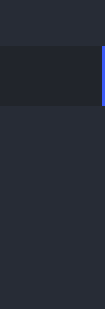
           <widget class="QFrame" name="frame_right_menu">
            <property name="sizePolicy">
             <sizepolicy hsizetype="Preferred" vsizetype="Preferred">
              <horstretch>0</horstretch>
              <verstretch>0</verstretch>
             </sizepolicy>
            </property>
            <property name="maximumSize">
             <size>
              <width>70</width>
              <height>16777215</height>
             </size>
            </property>
            <property name="layoutDirection">
             <enum>Qt::LeftToRight</enum>
            </property>
            <property name="styleSheet">
             <string notr="true">QFrame{
	background-color: rgb(58, 89, 245);
	background-color: rgb(39, 44, 54);

	padding-top: 23px;
}
QPushButton {	
	background-position: left center;
    background-repeat: no-repeat;
	border: none;
	border-left: 28px solid rgb(58, 89, 245);
	border-left: 25px solid rgb(39, 44, 54);

	/*border-right: 5px solid rgb(44, 49, 60);*/
	background-color: rgb(58, 89, 245);
	background-color: rgb(39, 44, 54);

	color: red;

	text-align: left;
	padding-left: 45px;
}
QPushButton:hover {
	background-color: rgb(33, 37, 43);
	border-left: 25px solid rgb(33, 37, 43);
}
QPushButton:pressed {	
	background-color: rgb(33, 37, 43);
	border-left: 25px solid rgb(33, 37, 43);
}
QPushButton:checked {	
	background-color: rgb(33, 37, 43);
	border-left: 25px solid rgb(33, 37, 43);
	border-right: 3px solid rgb(58, 89, 245);
}</string>
            </property>
            <property name="frameShape">
             <enum>QFrame::NoFrame</enum>
            </property>
            <property name="frameShadow">
             <enum>QFrame::Raised</enum>
            </property>
            <layout class="QVBoxLayout" name="verticalLayout_14">
             <property name="spacing">
              <number>0</number>
             </property>
             <property name="leftMargin">
              <number>0</number>
             </property>
             <property name="topMargin">
              <number>0</number>
             </property>
             <property name="rightMargin">
              <number>0</number>
             </property>
             <property name="bottomMargin">
              <number>0</number>
             </property>
             <item alignment="Qt::AlignTop">
              <widget class="QFrame" name="frame_menus_2">
               <property name="styleSheet">
                <string notr="true"/>
               </property>
               <property name="frameShape">
                <enum>QFrame::NoFrame</enum>
               </property>
               <property name="frameShadow">
                <enum>QFrame::Raised</enum>
               </property>
               <layout class="QVBoxLayout" name="verticalLayout_10">
                <property name="spacing">
                 <number>0</number>
                </property>
                <property name="leftMargin">
                 <number>0</number>
                </property>
                <property name="topMargin">
                 <number>0</number>
                </property>
                <property name="rightMargin">
                 <number>0</number>
                </property>
                <property name="bottomMargin">
                 <number>0</number>
                </property>
                <item>
                 <widget class="QPushButton" name="ui_btn_home">
                  <property name="enabled">
                   <bool>true</bool>
                  </property>
                  <property name="sizePolicy">
                   <sizepolicy hsizetype="Expanding" vsizetype="Fixed">
                    <horstretch>0</horstretch>
                    <verstretch>0</verstretch>
                   </sizepolicy>
                  </property>
                  <property name="minimumSize">
                   <size>
                    <width>0</width>
                    <height>60</height>
                   </size>
                  </property>
                  <property name="font">
                   <font>
                    <family>Segoe UI</family>
                   </font>
                  </property>
                  <property name="toolTip">
                   <string>Home</string>
                  </property>
                  <property name="layoutDirection">
                   <enum>Qt::LeftToRight</enum>
                  </property>
                  <property name="styleSheet">
                   <string notr="true">QPushButton {	
	background-image: url(:/16x16/icons/16x16/cil-home.png);
}
</string>
                  </property>
                  <property name="checkable">
                   <bool>true</bool>
                  </property>
                  <property name="checked">
                   <bool>true</bool>
                  </property>
                 </widget>
                </item>
                <item>
                 <widget class="QPushButton" name="ui_btn_text_editor">
                  <property name="sizePolicy">
                   <sizepolicy hsizetype="Expanding" vsizetype="Fixed">
                    <horstretch>0</horstretch>
                    <verstretch>0</verstretch>
                   </sizepolicy>
                  </property>
                  <property name="minimumSize">
                   <size>
                    <width>0</width>
                    <height>60</height>
                   </size>
                  </property>
                  <property name="font">
                   <font>
                    <family>Segoe UI</family>
                   </font>
                  </property>
                  <property name="toolTip">
                   <string>Editor</string>
                  </property>
                  <property name="layoutDirection">
                   <enum>Qt::LeftToRight</enum>
                  </property>
                  <property name="styleSheet">
                   <string notr="true">QPushButton {	
	background-image: url(:/16x16/icons/16x16/cil-terminal.png);
}</string>
                  </property>
                  <property name="checkable">
                   <bool>true</bool>
                  </property>
                  <property name="checked">
                   <bool>false</bool>
                  </property>
                 </widget>
                </item>
                <item>
                 <widget class="QPushButton" name="ui_btn_data_manager">
                  <property name="sizePolicy">
                   <sizepolicy hsizetype="Expanding" vsizetype="Fixed">
                    <horstretch>0</horstretch>
                    <verstretch>0</verstretch>
                   </sizepolicy>
                  </property>
                  <property name="minimumSize">
                   <size>
                    <width>0</width>
                    <height>60</height>
                   </size>
                  </property>
                  <property name="font">
                   <font>
                    <family>Segoe UI</family>
                   </font>
                  </property>
                  <property name="toolTip">
                   <string>Data</string>
                  </property>
                  <property name="layoutDirection">
                   <enum>Qt::LeftToRight</enum>
                  </property>
                  <property name="styleSheet">
                   <string notr="true">QPushButton {	
	background-image: url(:/16x16/icons/16x16/cil-dialpad.png);
}</string>
                  </property>
                  <property name="checkable">
                   <bool>true</bool>
                  </property>
                 </widget>
                </item>
               </layout>
              </widget>
             </item>
             <item alignment="Qt::AlignBottom">
              <widget class="QFrame" name="frame_extra_menus_2">
               <property name="sizePolicy">
                <sizepolicy hsizetype="Expanding" vsizetype="Expanding">
                 <horstretch>0</horstretch>
                 <verstretch>0</verstretch>
                </sizepolicy>
               </property>
               <property name="styleSheet">
                <string notr="true"/>
               </property>
               <property name="frameShape">
                <enum>QFrame::NoFrame</enum>
               </property>
               <property name="frameShadow">
                <enum>QFrame::Raised</enum>
               </property>
               <layout class="QVBoxLayout" name="verticalLayout_13">
                <property name="spacing">
                 <number>0</number>
                </property>
                <property name="leftMargin">
                 <number>0</number>
                </property>
                <property name="topMargin">
                 <number>0</number>
                </property>
                <property name="rightMargin">
                 <number>0</number>
                </property>
                <property name="bottomMargin">
                 <number>0</number>
                </property>
                <item alignment="Qt::AlignLeft">
                 <widget class="QPushButton" name="btn_app_settings">
                  <property name="sizePolicy">
                   <sizepolicy hsizetype="Expanding" vsizetype="Fixed">
                    <horstretch>0</horstretch>
                    <verstretch>0</verstretch>
                   </sizepolicy>
                  </property>
                  <property name="minimumSize">
                   <size>
                    <width>0</width>
                    <height>60</height>
                   </size>
                  </property>
                  <property name="font">
                   <font>
                    <family>Segoe UI</family>
                   </font>
                  </property>
                  <property name="layoutDirection">
                   <enum>Qt::LeftToRight</enum>
                  </property>
                  <property name="styleSheet">
                   <string notr="true">QPushButton {	
	background-image: url(:/20x20/icons/20x20/cil-settings.png);
}</string>
                  </property>
                  <property name="checkable">
                   <bool>true</bool>
                  </property>
                  <property name="checked">
                   <bool>false</bool>
                  </property>
                 </widget>
                </item>
               </layout>
              </widget>
             </item>
            </layout>
           </widget>
